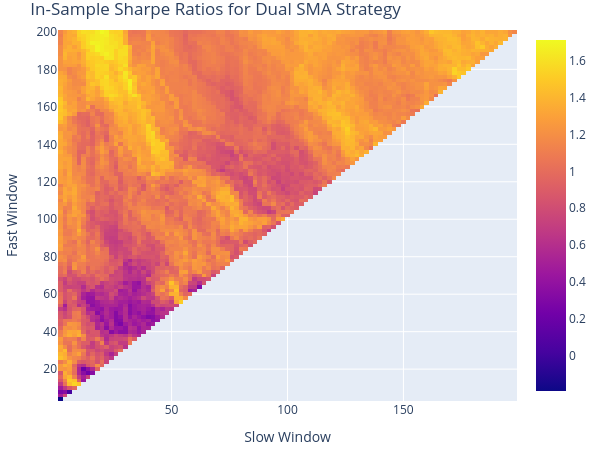

Here is the notebook cell this chart was saved with:
### Markdown cell above
**The dual SMA crossover is a significant improvement over the single SMA strategy.**

The results confirm our hypothesis:

* Total Return increased from 37.35% to 43.05%.

* Sharpe Ratio improved from 0.99 to 1.08, indicating better risk-adjusted returns.

* Most impressively, the Max Drawdown was nearly cut in half, from 20.26% to 12.88%. This is a huge improvement in risk management.

* The Win Rate jumped from 26% to 67%.

### Code cell
windows = np.arange(2, 201, 2)
fast_ma, slow_ma = vbt.MA.run_combs(data['Close'], window=windows, r=2, short_names=['fast', 'slow'])
entries = fast_ma.ma_crossed_above(slow_ma)
exits = fast_ma.ma_crossed_below(slow_ma)

combination_testing_portfolio = vbt.Portfolio.from_signals(
    close=data['Close'],
    entries=entries,
    exits=exits,
    init_cash=100_000,
    freq='D'
)

sharpe_ratios = combination_testing_portfolio.sharpe_ratio()
best_params = sharpe_ratios.idxmax()
best_fast_window, best_slow_window = best_params

print(f"\nBest Parameters Found:")
print(f"  Fast Window: {best_fast_window}")
print(f"  Slow Window: {best_slow_window}")
print(f"  Resulting Sharpe Ratio: {sharpe_ratios.max():.2f}")

sharpe_ratios.vbt.heatmap(
    xaxis_title='Slow Window',
    yaxis_title='Fast Window',
    title='In-Sample Sharpe Ratios for Dual SMA Strategy'
).show()

### Figure 1 — Plotly figure (JSON) as saved in the notebook; plotly's stock layout.template omitted (floating-point values rounded to 4 significant figures; data arrays with more than 128 entries replaced by an {"elided": "..."} marker saying what was removed)
{"data": [{"colorscale": [[0, "#0d0887"], [0.1111, "#46039f"], [0.2222, "#7201a8"], [0.3333, "#9c179e"], [0.4444, "#bd3786"], [0.5556, "#d8576b"], [0.6667, "#ed7953"], [0.7778, "#fb9f3a"], [0.8889, "#fdca26"], [1, "#f0f921"]], "hoverongaps": false, "hovertemplate": "fast_window: %{x}<br>slow_window: %{y}<br>value: %{z}<extra></extra>", "type": "heatmap", "uid": "a79f7e8d-409f-4867-8b83-ade78b342da1", "x": [2, 4, 6, 8, 10, 12, 14, 16, 18, 20, 22, 24, 26, 28, 30, 32, 34, 36, 38, 40, 42, 44, 46, 48, 50, 52, 54, 56, 58, 60, 62, 64, 66, 68, 70, 72, 74, 76, 78, 80, 82, 84, 86, 88, 90, 92, 94, 96, 98, 100, 102, 104, 106, 108, 110, 112, 114, 116, 118, 120, 122, 124, 126, 128, 130, 132, 134, 136, 138, 140, 142, 144, 146, 148, 150, 152, 154, 156, 158, 160, 162, 164, 166, 168, 170, 172, 174, 176, 178, 180, 182, 184, 186, 188, 190, 192, 194, 196, 198], "y": [4, 6, 8, 10, 12, 14, 16, 18, 20, 22, 24, 26, 28, 30, 32, 34, 36, 38, 40, 42, 44, 46, 48, 50, 52, 54, 56, 58, 60, 62, 64, 66, 68, 70, 72, 74, 76, 78, 80, 82, 84, 86, 88, 90, 92, 94, 96, 98, 100, 102, 104, 106, 108, 110, 112, 114, 116, 118, 120, 122, 124, 126, 128, 130, 132, 134, 136, 138, 140, 142, 144, 146, 148, 150, 152, 154, 156, 158, 160, 162, 164, 166, 168, 170, 172, 174, 176, 178, 180, 182, 184, 186, 188, 190, 192, 194, 196, 198, 200], "z": {"elided": "99x99 float values"}}], "layout": {"height": 455, "legend": {"orientation": "h", "traceorder": "normal", "x": 1, "xanchor": "right", "y": 1.02, "yanchor": "bottom"}, "margin": {"b": 30, "l": 30, "r": 30, "t": 30}, "title": {"text": "In-Sample Sharpe Ratios for Dual SMA Strategy"}, "width": 605, "xaxis": {"title": {"text": "Slow Window"}}, "yaxis": {"title": {"text": "Fast Window"}}}}
